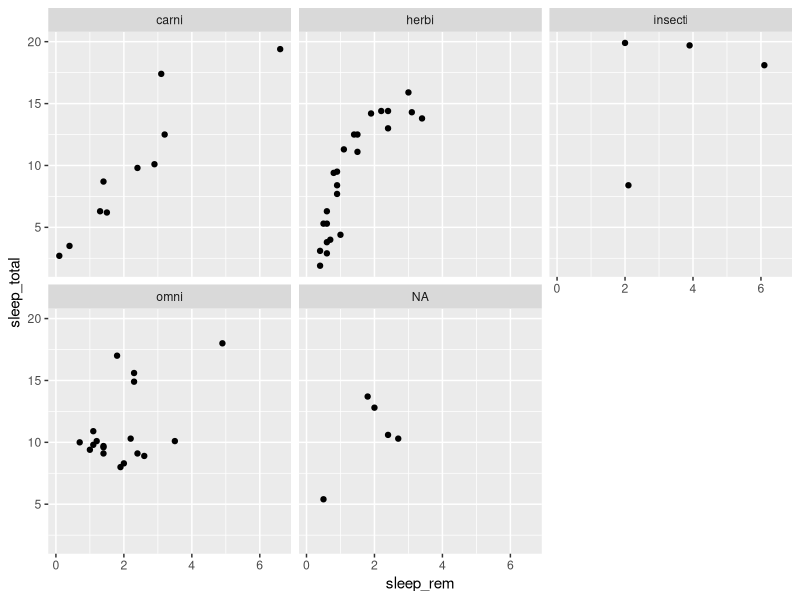

This chart was generated by the following R code:
library(tidyverse)

msleep %>% 
  ggplot(aes(x = sleep_rem,
             y = sleep_total)) +
  geom_point() + 
  facet_wrap(~ vore)
